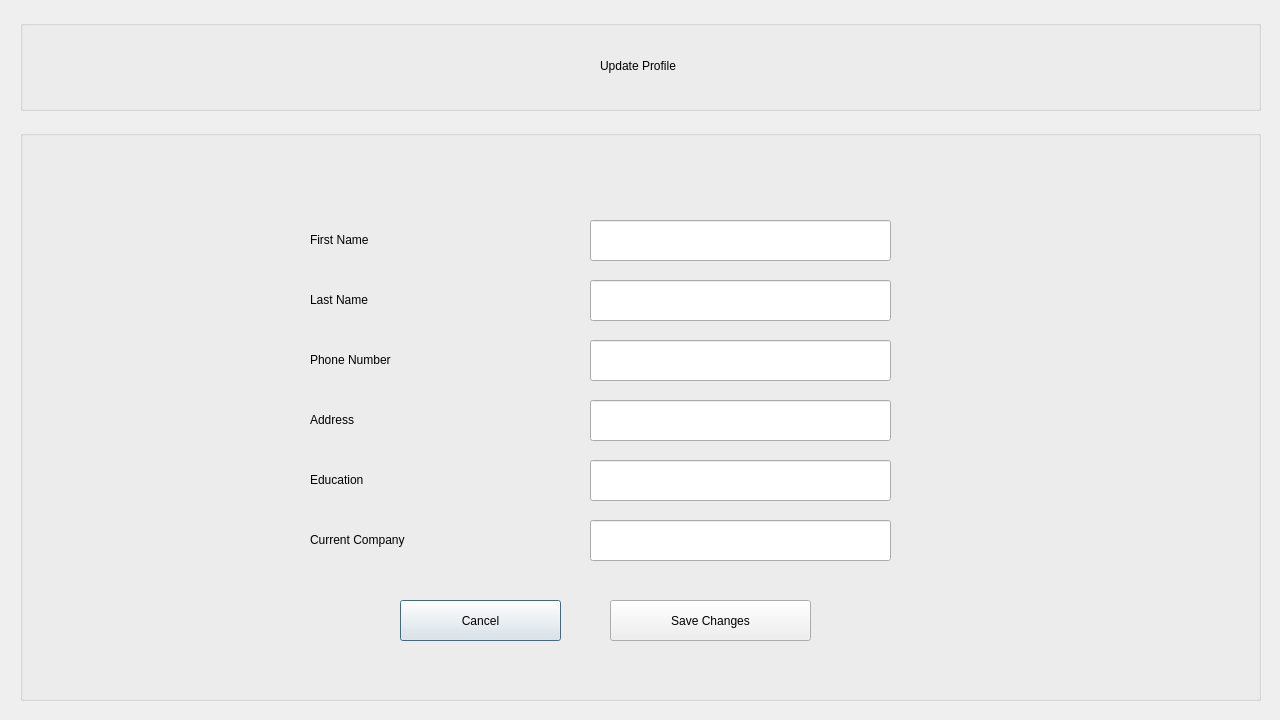
<?xml version="1.0" encoding="UTF-8"?>
<ui version="4.0">
 <class>editprofile</class>
 <widget class="QDialog" name="editprofile">
  <property name="geometry">
   <rect>
    <x>0</x>
    <y>0</y>
    <width>1280</width>
    <height>720</height>
   </rect>
  </property>
  <property name="windowTitle">
   <string>Dialog</string>
  </property>
  <widget class="QGroupBox" name="groupBox_up">
   <property name="geometry">
    <rect>
     <x>20</x>
     <y>130</y>
     <width>1241</width>
     <height>571</height>
    </rect>
   </property>
   <property name="title">
    <string/>
   </property>
   <widget class="QPushButton" name="pushButton_cancelep">
    <property name="geometry">
     <rect>
      <x>380</x>
      <y>470</y>
      <width>161</width>
      <height>41</height>
     </rect>
    </property>
    <property name="text">
     <string>Cancel</string>
    </property>
   </widget>
   <widget class="QLabel" name="label_fN">
    <property name="geometry">
     <rect>
      <x>290</x>
      <y>100</y>
      <width>211</width>
      <height>20</height>
     </rect>
    </property>
    <property name="text">
     <string>First Name</string>
    </property>
   </widget>
   <widget class="QLabel" name="label_lN">
    <property name="geometry">
     <rect>
      <x>290</x>
      <y>160</y>
      <width>201</width>
      <height>20</height>
     </rect>
    </property>
    <property name="text">
     <string>Last Name</string>
    </property>
   </widget>
   <widget class="QLabel" name="label_pN">
    <property name="geometry">
     <rect>
      <x>290</x>
      <y>220</y>
      <width>211</width>
      <height>20</height>
     </rect>
    </property>
    <property name="text">
     <string>Phone Number</string>
    </property>
   </widget>
   <widget class="QLabel" name="label_ad">
    <property name="geometry">
     <rect>
      <x>290</x>
      <y>280</y>
      <width>201</width>
      <height>20</height>
     </rect>
    </property>
    <property name="text">
     <string>Address</string>
    </property>
   </widget>
   <widget class="QLabel" name="label_ed">
    <property name="geometry">
     <rect>
      <x>290</x>
      <y>340</y>
      <width>211</width>
      <height>20</height>
     </rect>
    </property>
    <property name="text">
     <string>Education</string>
    </property>
   </widget>
   <widget class="QLineEdit" name="lineEdit_u2">
    <property name="geometry">
     <rect>
      <x>570</x>
      <y>150</y>
      <width>301</width>
      <height>41</height>
     </rect>
    </property>
   </widget>
   <widget class="QLineEdit" name="lineEdit_u1">
    <property name="geometry">
     <rect>
      <x>570</x>
      <y>90</y>
      <width>301</width>
      <height>41</height>
     </rect>
    </property>
   </widget>
   <widget class="QLineEdit" name="lineEdit_u3">
    <property name="geometry">
     <rect>
      <x>570</x>
      <y>210</y>
      <width>301</width>
      <height>41</height>
     </rect>
    </property>
   </widget>
   <widget class="QLineEdit" name="lineEdit_u4">
    <property name="geometry">
     <rect>
      <x>570</x>
      <y>270</y>
      <width>301</width>
      <height>41</height>
     </rect>
    </property>
   </widget>
   <widget class="QLineEdit" name="lineEdit_u5">
    <property name="geometry">
     <rect>
      <x>570</x>
      <y>330</y>
      <width>301</width>
      <height>41</height>
     </rect>
    </property>
   </widget>
   <widget class="QPushButton" name="pushButton_save">
    <property name="geometry">
     <rect>
      <x>590</x>
      <y>470</y>
      <width>201</width>
      <height>41</height>
     </rect>
    </property>
    <property name="text">
     <string>Save Changes</string>
    </property>
   </widget>
   <widget class="QLineEdit" name="lineEdit_u6">
    <property name="geometry">
     <rect>
      <x>570</x>
      <y>390</y>
      <width>301</width>
      <height>41</height>
     </rect>
    </property>
   </widget>
   <widget class="QLabel" name="label">
    <property name="geometry">
     <rect>
      <x>290</x>
      <y>400</y>
      <width>191</width>
      <height>20</height>
     </rect>
    </property>
    <property name="text">
     <string>Current Company</string>
    </property>
   </widget>
  </widget>
  <widget class="QGroupBox" name="groupBox_update">
   <property name="geometry">
    <rect>
     <x>20</x>
     <y>20</y>
     <width>1241</width>
     <height>91</height>
    </rect>
   </property>
   <property name="title">
    <string/>
   </property>
   <widget class="QLabel" name="label_jhlogo_3">
    <property name="geometry">
     <rect>
      <x>40</x>
      <y>10</y>
      <width>111</width>
      <height>71</height>
     </rect>
    </property>
    <property name="text">
     <string/>
    </property>
   </widget>
   <widget class="QLabel" name="label_jhlogo_4">
    <property name="geometry">
     <rect>
      <x>90</x>
      <y>80</y>
      <width>111</width>
      <height>71</height>
     </rect>
    </property>
    <property name="text">
     <string/>
    </property>
   </widget>
   <widget class="QLabel" name="label_update">
    <property name="geometry">
     <rect>
      <x>580</x>
      <y>30</y>
      <width>241</width>
      <height>31</height>
     </rect>
    </property>
    <property name="text">
     <string>Update Profile</string>
    </property>
   </widget>
   <widget class="QLabel" name="label_uppf">
    <property name="geometry">
     <rect>
      <x>430</x>
      <y>20</y>
      <width>101</width>
      <height>61</height>
     </rect>
    </property>
    <property name="text">
     <string/>
    </property>
   </widget>
  </widget>
 </widget>
 <resources/>
 <connections/>
</ui>
